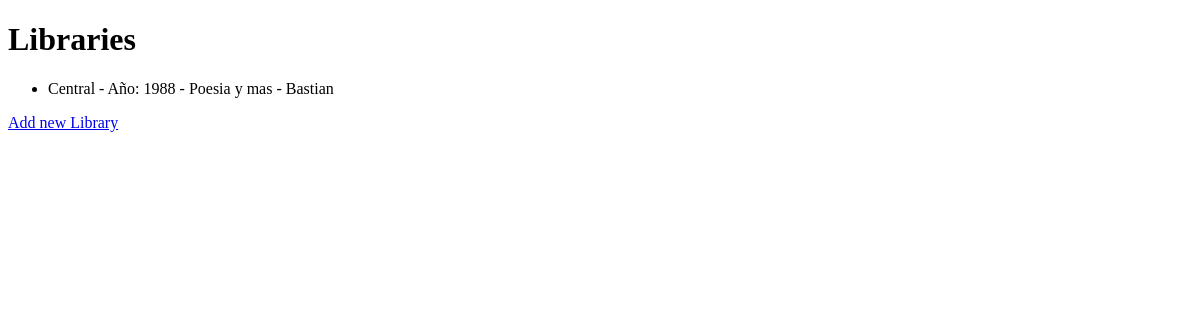
/libraries/, run on an earlier commit of the app's database.
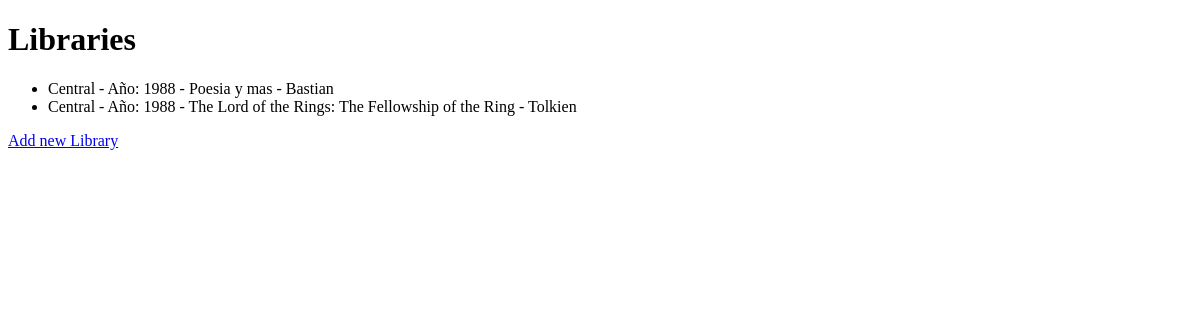
And on a later commit of the database.
### form/models.py (models this page shows, shortened)
class Library(models.Model):
    name = models.CharField(max_length=100)
    anio = models.IntegerField()
    book = models.ForeignKey(Book, on_delete=models.CASCADE)

class Book(models.Model):
    title = models.CharField(max_length=100)
    author = models.ForeignKey(Author, on_delete=models.CASCADE)

class Author(models.Model):
    name = models.CharField(max_length=100)

### form/views.py (the view)
# urls.py: path('libraries/', views.library_list, name='library_list'),
def library_list(request):
    library = Library.objects.all()
    return render(request, 'form/library_list.html', {'libraries': library})

### form/templates/form/library_list.html (shortened to what this page needs)
<!DOCTYPE html>
<html>
<head>
</head>
<body>
    <h1>Libraries</h1>
    <ul>
        {% for library in libraries %}
        <li>{{ library.name }} - Año: {{ library.anio }} - {{ library.book.title }} - {{ library.book.author.name }}</li>
        {% endfor %}
    </ul>
    <a href="{% url 'library_create' %}">Add new Library</a>
</body>
</html>

What changed in the data, as far as the page shows it:
added Library: name "Central", anio "1988", book "The Lord of the Rings: The Fellowship of the Ring", book.author.name "Tolkien"
